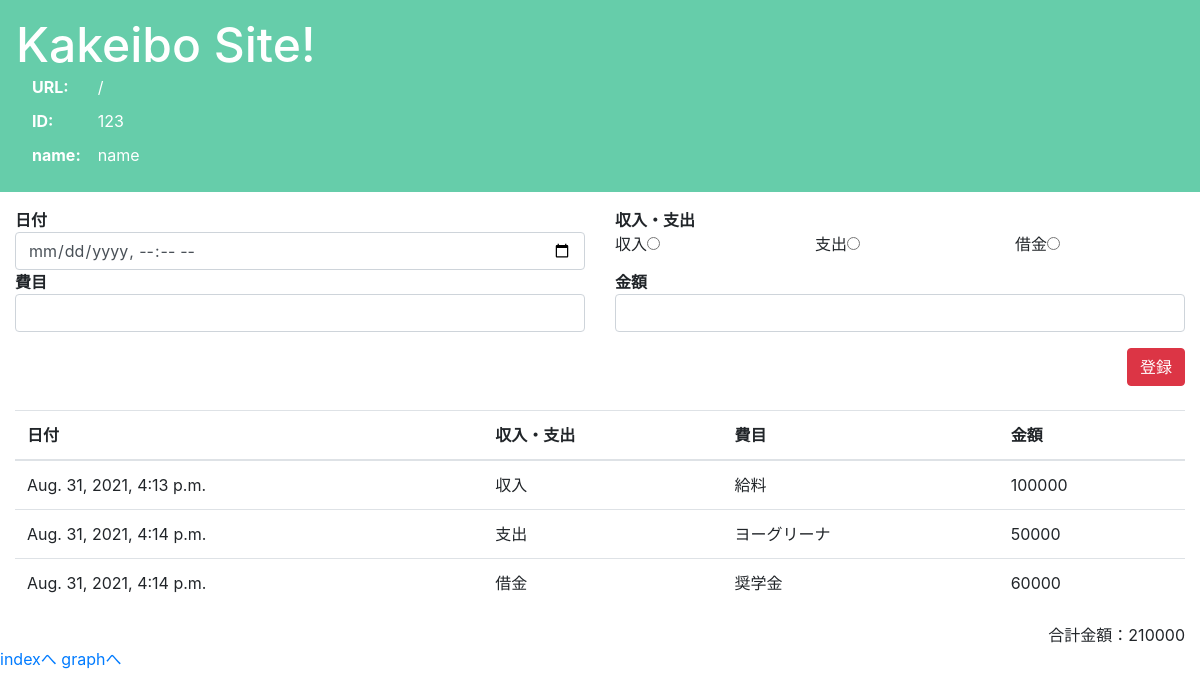
Screenshot of /kakeibo with the database file from the repository.
### sampleSite/models.py (models this page shows)
class Kakeibo(models.Model):
    date = models.DateTimeField()
    opt = models.CharField(max_length=200)
    message = models.CharField(max_length=200)
    suuji = models.IntegerField()

### sampleSite/views.py (the view)
# urls.py: path('kakeibo',views.kakeibo, name="kakeibo"),
def kakeibo(request):
    sum = 0
    money=0
    suuji=0
    form = KakeiboForm(request.POST or None)
    date = form["date"].data or ''
    opt = form["opt"].data or ''
    message = form["message"].data or ''
    suuji = form["suuji"].data or ''
    print(str(date))
    print(str(opt))
    print(str(message))
    print(str(suuji))
    if suuji != '':
        kakeiboModel = Kakeibo(date=date, opt=opt,message=message,suuji=suuji)
        kakeiboModel.save()
    kakeiboList = Kakeibo.objects.all()
    for kakeibo in kakeiboList:
        money=kakeibo.suuji
        sum+=money
    print(form)
    dbData={
        "id": 123,
        "name": "name",
        "form":form,
        "kakeiboList": kakeiboList,
        "sum":sum
    }
    return render(request, 'kakeibo.html',dbData)

### sampleSite/forms.py
class KakeiboForm(forms.Form):
    message = forms.CharField(
        max_length=200,
        required=True
    )
    suuji = forms.IntegerField(
        required=False
    )
    date = forms.DateField(
        widget=forms.DateInput(attrs={"type":"date"}),
        input_formats=['%Y-%m-%d']
    )
    opt = forms.ChoiceField(
        widget=forms.RadioSelect,
        choices=(
            ("収入","収入"),
            ("支出","支出"),
            ("借金","借金")
        )
    )

### sampleSite/templates/kakeibo.html (shortened to what this page needs)
{% load static %}
<!DOCTYPE html>
<head>
    <link rel="stylesheet" href="https://stackpath.bootstrapcdn.com/bootstrap/4.3.1/css/bootstrap.min.css">
    <link href="{% static 'css/index.css' %}" rel="stylesheet" />
</head>
<body>
    <div class="header">
        <h1>Kakeibo Site!</h1>
        <table>
            <tr>
                <th><label>URL:</label></th>
                <td><label>{% url 'index' %}</label></td>
            </tr>
            <tr>
                <th><label>ID:</label></th>
                <td><label>{{ id }}</label></td>
            </tr>
            <tr>
                <th><label>name:</label></th>
                <td><label>{{ name }}</label></td>
            </tr>
        </table>
    </div>
    <div class="container-fluid pt-3">
        <form method="post">
        <div class="row">
        <div class="col-6"><b>日付</b></div>
        <div class="col-6"><b>収入・支出</b></div>
        </div>
        <div class="row">
        <div class="col-6"><input class="form-control" type="datetime-local" name="date" /></div>
        <div class="col-2"><label>収入</label><input type="radio" name="opt" value="収入"></div>
        <div class="col-2"><label>支出</label><input type="radio" name="opt" value="支出"></div>
        <div class="col-2"><label>借金</label><input type="radio" name="opt" value="借金"></div>
        </div>
        <div class="row">
        <div class="col-6"><b>費目</b></div>
        <div class="col-6"><b>金額</b></div>
        </div>
        <div class="row">
        <div class="col-6"><input type="text" class="form-control" name="message" /></div>
        <div class="col-6"><input type="number" class="form-control" name="suuji"></div>
        </div>
        <div class="row pt-3">
        <div class="col-12 text-right"><input type="submit" class="btn btn-danger" value="登録" /></div>
        </div>
        </form>
        <br>
        <table class="table">
            <thead>
                <tr>
                    <th>日付</th>
                    <th>収入・支出</th>
                    <th>費目</th>
                    <th>金額</th>
                </tr>
            </thead>
            <tbody>
                {% for kakeibo in kakeiboList %}
                <tr>
                <td>{{kakeibo.date}}</td>
                <td>{{kakeibo.opt}}</td>
                <td>{{kakeibo.message}}</td>
                <td>{{kakeibo.suuji}}</td>
                </tr>
                {% endfor %}
            </tbody>
        </table>
        <div class="row">
            <div class="col-12 text-right">合計金額：{{sum}}</div>
        </div>
    </div>
    <a href = "{% url 'index' %}">indexへ</a>
    <a href="/graph">graphへ</a>
    <br>
</body>
</html>

### sampleSite/static/css/index.css (style rules this page uses)
body { margin:0; }
.header { background-color:#66cdaa; padding:1em; }
h1 { color:#ffffff; font-size:3em; margin:0; }
th { text-align:left; padding:0em 1em 0em 1em; }
th>label , td>label { color:#ffffff; }

### rows the page displays
Kakeibo: date "Aug. 31, 2021, 4:13 p.m.", opt "収入", message "給料", suuji "100000"
Kakeibo: date "Aug. 31, 2021, 4:14 p.m.", opt "支出", message "ヨーグリーナ", suuji "50000"
Kakeibo: date "Aug. 31, 2021, 4:14 p.m.", opt "借金", message "奨学金", suuji "60000"

### other values shown
{{ id }} "123"
{{ name }} "name"
{{ sum }} "210000"
